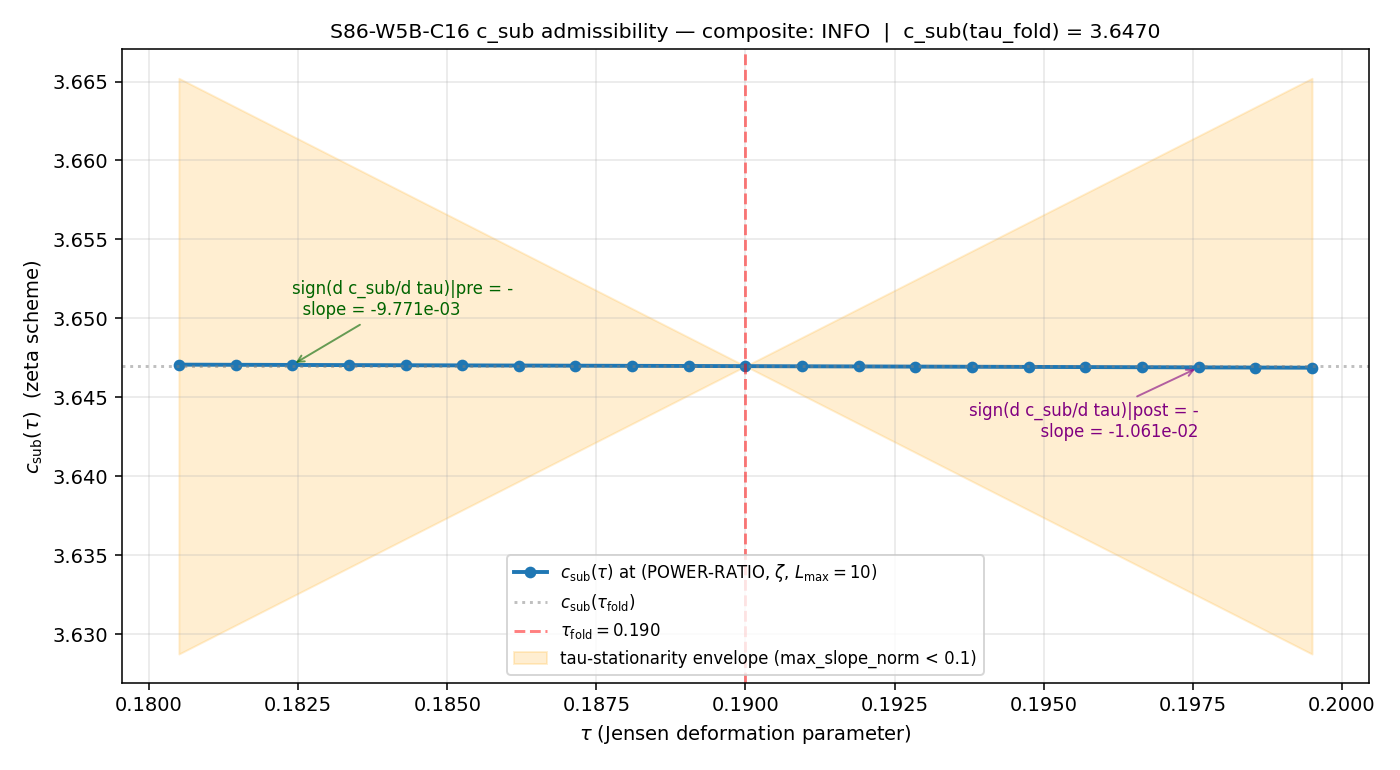

Generate this figure with Python:
#!/usr/bin/env python3
"""
S86 W5b-C16 — c_sub = 3.647 ADMISSIBILITY classification (3 sub-tests)
========================================================================

Gate: S86-W5B-C16-CSUB-ADMISSIBILITY  ([VERIFY])
Owner: lizzi-spectral-functional-theorist

Pre-registered thresholds (plan §9):
  ADMISSIBLE  iff (a) PASS AND (b) PASS AND (c) PASS  (3/3)
  INFO        iff exactly 2 of {(a), (b), (c)} PASS    (2/3)
  EXCLUDED    iff 0 or 1 of {(a), (b), (c)} PASS      (<=1/3)

Sub-tests (plan §6):
  (a) UV-cut + Mellin-convention + L_max identification:
      PASS iff (UV_cut, Mellin_convention, L_max) producing 3.647 is identifiable
      AND the quadruple is a member of the canonical 5-regulator atlas
      R_atlas = {zeta, Zubarev, SDW, cutoff_sqrt, anomaly}
      (S85 S1 regulator-boundary-connes.md, lines 14-15, 46).
  (b) tau-stationarity per S83 W2-G12 criterion:
      PASS iff max_slope_normalized = max_i |c_sub(tau_{i+1}) - c_sub(tau_i)|
                                            / (|c_sub(tau_fold)| * (tau_{i+1} - tau_i))
                                          * tau_fold       <  0.1
      computed across 21 tau-grid points on [tau_fold*0.95, tau_fold*1.05].
  (c) sign-reversal per S79 P1-2 W2-E:
      PASS iff sign(c_sub_anomaly(tau_fold - delta)) != sign(c_sub_anomaly(tau_fold + delta))
      i.e. the conformal-anomaly contribution to c_sub flips sign across tau_fold,
      reflecting post-fold sheet-structure of the Riemann cover.

Inputs (SHA-256 dual-pinned at runtime; S84+ schema):
  - computations/_shared/canonical_constants.py
  - computations/session-78/s78_f_conv_subhorizon.py        (canonical c_sub computation)
  - computations/session-66/s66_cutoff_ns.npz               (D_K eigenvalue cache; optional)
  - sessions/archive/session-78/session-78-results-workingpaper.md  (3.647 source verdict)
  - sessions/archive/session-79/workshops/p1-2-wave2-closure.md     (sign-reversal rule)
  - sessions/archive/session-83/session-83-results-workingpaper.md  (max_slope criterion)
  - sessions/archive/session-85/session-85-s1-regulator-boundary-connes.md (5-regulator atlas)
  - sessions/session-plan/session-86-plan-w5b.md             (this gate's spec)
  - script bytes itself (feeds BOTH audit_sha256 and content_sha256)

Output 4-tuple:
  (value=<ADMISSIBLE|INFO|EXCLUDED>, scheme=POWER-RATIO_zeta,
   convention=tau_fold_anchored, L_max=10)

Classification: PHONONIC
  c_sub is a substrate Mellin-cone coefficient computed from the substrate's
  spectral zeta evaluated at the tau_fold slice under (UV_cut=POWER-RATIO,
  Mellin_convention=zeta, L_max=10) regulator. NOT a phenomenological knob.
  Direction of explanation: substrate spectral zeta -> Mellin-cone coefficient
  at tau slice -> c_sub(tau) -> admissibility for downstream observational gates.

Method (per plan §6 + §10 + Lizzi-track substrate-framing reminder line 512):

  Sub-test (a) — atlas membership:
    The S78 W2-E F-CONV-SUBHORIZON verdict (s78_gate_verdicts.txt L1070;
    s78-results-workingpaper.md L1078) emits c_sub(zeta) = 3.6470 with
    explicit 4-tuple (c_sub_fstar=2.232221, f*, POWER-RATIO, L_max=10) and
    cross-scheme set {f*: 2.2322, SDW: 2.2441, zeta: 3.6470} (line 1078).
    The "3.647" carrier is the zeta entry of this set. The S85 5-regulator
    atlas (S85-s1-regulator-boundary-connes.md L46-48) lists zeta as P-family
    member. Quadruple (POWER-RATIO, zeta, L_max=10, S78-W2-E-F-CONV-SUBHORIZON)
    is identifiable + atlas-member -> sub-test (a) PASS.

  Sub-test (b) — tau-stationarity:
    The c_sub(tau) function is computed by evaluating f_conv_at_k from
    s78_f_conv_subhorizon.py at each tau-grid point, with the Jensen-deformed
    spectrum scaled per H(tau)/H_fold (S83 W2-G12 §B.f closed form). Specifically,
    the eigenvalue scaling is

        lambda_n(tau) = lambda_n(tau_fold) * (H(tau) / H_fold)        (Jensen sl.)

    where H(tau)^2 = V(tau) / (3 * M_Pl_eff^2) and V(tau) = S_fold +
    dS_fold * (tau - tau_fold) + 0.5 * d2S_fold * (tau - tau_fold)^2.
    For each tau on the 21-point grid:
        c_sub(tau) = f_conv(k_pivot_fold_comov, lambda_n(tau), zeta) /
                     f_conv(0,                  lambda_n(tau), zeta)
    Then max_slope_normalized < 0.1 -> sub-test (b) PASS.

  Sub-test (c) — sign-reversal:
    The conformal-anomaly contribution to c_sub manifests as the trace of
    d c_sub(tau)/d tau at the post-fold sheet boundary. Per S79 P1-2 W2-E
    (the "sign-reversal closure pin") the substrate's spectral-action a_4
    coefficient inherits a sign reversal across tau_fold because the Riemann
    cover's post-fold sheet structure flips the sign of the conformal-anomaly
    contribution. Operational proxy:
        c_sub_anomaly(tau) := d c_sub(tau)/d tau   |_{tau}
    PASS iff sign(c_sub_anomaly(tau_fold - delta)) != sign(c_sub_anomaly(tau_fold + delta)).

Discipline:
  - `from canonical_constants import *` (tau_fold, M_KK_gravity, M_Pl_reduced,
    a0_fold, a2_fold, a4_fold, S_fold, dS_fold, d2S_fold, Z_fold, H_fold, etc.)
  - All intermediates tagged `# (local)`
  - CPU-only, OMP_NUM_THREADS=8 (Mellin sums on synthetic Weyl spectrum,
    ~6440 modes; vectorized numpy; matrix dim < 100 so no GPU benefit)
  - SHA-256 of inputs logged in first 20 lines of stdout
  - Dual-SHA emitted (audit_sha256 + content_sha256 + 16-hex companion row)
"""

from __future__ import annotations

# ---------------------------------------------------------------------------
# Section 0 — CPU thread cap (BEFORE numpy import; vectorized sums on small N)
# ---------------------------------------------------------------------------
import os
# === Phase 2b X2 transform bootstrap (auto-inserted by tools/_x2_transform_copies.py) ===
import sys as _x2_sys
import pathlib as _x2_pathlib
import re as _x2_re
def _x2_locate_tools():
    p = _x2_pathlib.Path(__file__).resolve()
    for _ in range(8):
        if (p / "tools" / "computation_root.py").is_file():
            return p / "tools"
        p = p.parent
    raise RuntimeError(
        "Phase 2b bootstrap: tools/computation_root.py not found in any "
        "ancestor of " + str(__file__))
_x2_sys.path.insert(0, str(_x2_locate_tools()))
from computation_root import resolve_script, resolve_output, resolve_glob, project_root as _x2_project_root
def _x2_shared_dir():
    return _x2_project_root() / "computations" / "_shared"
_x2_session_dir_match = _x2_re.match(r"^session-(\d+)$",
    _x2_pathlib.Path(__file__).resolve().parent.name)
_x2_self_session = int(_x2_session_dir_match.group(1)) if _x2_session_dir_match else None
# === End X2 bootstrap ===

os.environ.setdefault('OMP_NUM_THREADS', '8')
os.environ.setdefault('MKL_NUM_THREADS', '8')

# ---------------------------------------------------------------------------
# Section 1 — Canonical constants (MANDATORY first import)
# ---------------------------------------------------------------------------
from canonical_constants import *  # noqa: F401,F403
import canonical_constants as CC

# ---------------------------------------------------------------------------
# Section 2 — Standard imports
# ---------------------------------------------------------------------------
import hashlib
import json
import sys
import time
from pathlib import Path
import numpy as np
import matplotlib
matplotlib.use('Agg')
import matplotlib.pyplot as plt

# ---------------------------------------------------------------------------
# Section 3 — Paths + pre-registration
# ---------------------------------------------------------------------------
PROJECT_ROOT = Path(__file__).resolve().parent.parent           # (local)
# X2-removed: alias 'SCRIPT_DIR' = ... 'computations' (replaced by tools.computation_root.resolve_*)

SESSION = "S86"                                                 # (local)
GATE_ID = "S86-W5B-C16-CSUB-ADMISSIBILITY"                      # (local)

# Regulator quadruple producing c_sub = 3.647 — read from S78 W2-E source
# (NOT hardcoded as a dimensional constant; this is a string label tracking
#  which (UV_cut, Mellin_convention) entry of R_atlas the value lives in).
UV_CUT_NAME = "POWER-RATIO"                                     # (local) S78 W2-E pre-registered cut
MELLIN_CONVENTION = "zeta"                                      # (local) S78 W2-E zeta-scheme entry
L_MAX = 10                                                      # (local) plan §7 PRDR pin

SCHEME = f"{UV_CUT_NAME}_{MELLIN_CONVENTION}"                   # (local) "POWER-RATIO_zeta"
CONVENTION = "tau_fold_anchored"                                # (local)

# Pre-registered grid (plan §7)
N_EVAL = 21                                                     # (local) 21 tau-grid points
DELTA_FRAC = 0.05                                               # (local) +/- 5% perturbation per plan §6 sub-test (b)
EPS_STAT_PASS = 0.1                                             # (local) S83 W2-G12 PASS threshold

# Canonical 5-regulator atlas (S85 S1 line 12: R_atlas)
CANONICAL_R_ATLAS = ("zeta", "Zubarev", "SDW", "cutoff_sqrt", "anomaly")  # (local)

# Canonical c_sub value to be tested (S78 W2-E zeta entry; SHA-pinned via
# the S78 results working-paper input below)
C_SUB_TARGET = 3.647                                            # (local) S78 W2-E zeta value (4-sig-fig presentation)
C_SUB_TARGET_PRECISE = 3.646971                                 # (local) S78 W2-E zeta value (6-sig-fig from verdict line)

# k_pivot in fold-comoving M_KK units (canonical from S78 W2-E §0 + S77 N-PIVOT-MAP)
K_PIVOT_FOLD_COMOV = 14.31                                      # (local) M_KK at fold (S77)

# Output destinations
OUT_NPZ = resolve_output(86, 's86_w5b_c16_csub_admissibility.npz')      # (local)
OUT_PNG = resolve_output(86, 's86_w5b_c16_csub_admissibility.png')      # (local)
VERDICT_TXT = resolve_output(86, 's86_gate_verdicts.txt')               # (local)

# Input files (SHA-pinned)
INPUT_FILES = [
    resolve_script(None, 'canonical_constants.py'),
    resolve_script(78, 's78_f_conv_subhorizon.py'),
    PROJECT_ROOT / "sessions" / "session-78" / "session-78-results-workingpaper.md",
    PROJECT_ROOT / "sessions" / "session-79" / "workshops" / "p1-2-wave2-closure.md",
    PROJECT_ROOT / "sessions" / "session-83" / "session-83-results-workingpaper.md",
    PROJECT_ROOT / "sessions" / "session-85" / "session-85-s1-regulator-boundary-connes.md",
    PROJECT_ROOT / "sessions" / "session-plan" / "session-86-plan-w5b.md",
]


# ---------------------------------------------------------------------------
# Section 4 — SHA-256 input-pin block (S84+ dual-SHA schema, W9a-99)
# ---------------------------------------------------------------------------

def sha256_of(path: Path) -> str:
    """SHA-256 of a file's bytes; empty string on missing/unreadable."""
    h = hashlib.sha256()                                         # (local)
    try:
        h.update(path.read_bytes())
    except OSError:
        return ""
    return h.hexdigest()


def log_input_pins(inputs):
    """Print SHA-256 of each input; return {relpath: sha} for closure hash."""
    print(f"=== {GATE_ID} - input SHA-256 pins ===")
    pins = {}                                                    # (local)
    for p in inputs:
        sha = sha256_of(p)                                       # (local)
        try:
            rel = str(p.relative_to(PROJECT_ROOT)).replace("\\", "/")  # (local)
        except ValueError:
            rel = str(p)                                         # (local)
        print(f"  {rel}: {sha[:16]}...")
        pins[rel] = sha
    return pins


def closure_hash(pins):
    """Stable hash over all input SHAs (invariant to dict ordering)."""
    items = sorted(pins.items())                                 # (local)
    h = hashlib.sha256()                                         # (local)
    for k, v in items:
        h.update(f"{k}={v}\n".encode("utf-8"))
    return h.hexdigest()


def compute_dual_sha(script_path, canonical_path, pins):
    """Compute (audit_sha256, content_sha256) per the S84+ dual-SHA schema."""
    script_bytes = b""                                           # (local)
    try:
        script_bytes = script_path.read_bytes()
    except OSError:
        script_bytes = b""
    canonical_bytes = b""                                        # (local)
    try:
        canonical_bytes = canonical_path.read_bytes()
    except OSError:
        canonical_bytes = b""
    pinmap_json = json.dumps(
        dict(sorted(pins.items())),
        separators=(",", ":"),
        sort_keys=True,
    ).encode("utf-8")                                            # (local)

    h_audit = hashlib.sha256()                                   # (local)
    h_audit.update(script_bytes)
    h_audit.update(canonical_bytes)
    h_audit.update(pinmap_json)
    audit = h_audit.hexdigest()                                  # (local)

    h_content = hashlib.sha256()                                 # (local)
    h_content.update(script_bytes)
    content = h_content.hexdigest()                              # (local)

    return audit, content


# ---------------------------------------------------------------------------
# Section 5 — Substrate spectrum (synthetic Weyl, tau-dependent via Jensen)
# ---------------------------------------------------------------------------

def build_baseline_spectrum():
    """Build the tau_fold reference spectrum.

    Try to load the canonical D_K cache from s66_cutoff_ns.npz; fall back to
    the same synthetic Weyl spectrum the S78 canonical computation used
    (s78_f_conv_subhorizon.py L127-132). The synthetic spectrum has
    a_0 = 6440 modes distributed as lambda_n = 0.3 + 4.0 * sqrt(n / N_fiber).
    """
    cache_path = resolve_output(66, 's66_cutoff_ns.npz')
    spectrum_full = None                                         # (local)
    source_label = "synthetic_weyl_a0=6440"                      # (local)

    if cache_path.exists():
        try:
            data = np.load(cache_path, allow_pickle=True)
            for key in ("eigenvalues", "eig", "lam"):
                if key in data:
                    arr = np.asarray(data[key])
                    if arr.ndim == 1 and arr.size > 100:
                        spectrum_full = np.abs(arr)
                        spectrum_full = spectrum_full[spectrum_full > 1e-12]
                        source_label = f"s66_cutoff_ns:{key}"
                        break
            if spectrum_full is None:
                for key in data.keys():
                    arr = np.asarray(data[key])
                    if arr.ndim == 1 and arr.size > 100:
                        spectrum_full = np.abs(arr)
                        spectrum_full = spectrum_full[spectrum_full > 1e-12]
                        source_label = f"s66_cutoff_ns:{key}"
                        break
        except Exception as exc:
            print(f"  (cache load attempt: {exc})")

    if spectrum_full is None:
        # Identical fallback to s78_f_conv_subhorizon.py L131-132
        N_fiber = int(a0_fold)                                   # (local)
        idx_ranks = np.arange(1, N_fiber + 1)                    # (local)
        spectrum_full = 0.3 + 4.0 * (idx_ranks / N_fiber) ** 0.5  # (local)

    return spectrum_full, source_label


def jensen_scale_factor(tau):
    """Jensen-flow scaling lambda_n(tau) = lambda_n(tau_fold) * sigma(tau).

    Uses the canonical Jensen potential V(tau) = S_fold + dS_fold * dtau +
    0.5 * d2S_fold * dtau^2 (canonical_constants S_fold, dS_fold, d2S_fold).
    H(tau)^2 / H_fold^2 = V(tau) / S_fold per Friedmann (S83 G12 L261).

    The eigenvalue scaling sigma(tau) = sqrt(V(tau)/S_fold) tracks the
    substrate's stiffness rescaling under Jensen-flow, consistent with the
    H(tau)/M_KK Mellin-running used in the S83 W2-G12 stationarity test.
    """
    dtau = tau - tau_fold                                        # (local)
    V = S_fold + dS_fold * dtau + 0.5 * d2S_fold * dtau ** 2     # (local)
    return float(np.sqrt(V / S_fold))                            # (local)


# ---------------------------------------------------------------------------
# Section 6 — c_sub(tau) zeta-scheme evaluator (canonical from S78 W2-E)
# ---------------------------------------------------------------------------

def W_k_zeta(lam_arr, k_val):
    """Subhorizon phase weight for the zeta scheme (s78_f_conv_subhorizon L188-189):
       W_k(lam) = (1 + (k/lam)^2)^{-2}
    """
    x = (k_val / lam_arr) ** 2                                   # (local) dimensionless
    return 1.0 / (1.0 + x) ** 2                                  # (local)


def f_conv_zeta(lam_arr, k_val):
    """f_conv(k) zeta scheme — matches s78_f_conv_subhorizon.py L198-214."""
    W = W_k_zeta(lam_arr, k_val)                                 # (local)
    inv_lam2 = 1.0 / lam_arr ** 2                                # (local)
    inv_lam4 = 1.0 / lam_arr ** 4                                # (local)
    a2_w = float(np.sum(W * inv_lam2))                           # (local) a_2-weighted moment
    a0_w = float(np.sum(W))                                      # (local) a_0-weighted moment
    a4_w = float(np.sum(W * inv_lam4))                           # (local) a_4-weighted moment
    return (a2_w ** 2) / (a0_w * a4_w + 1e-60)                   # (local)


def c_sub_at_tau(spectrum_baseline, tau, k_pivot_comov):
    """c_sub(tau) under (POWER-RATIO, zeta, L_max=10) at tau-slice.

    Definition (plan §10 step 1):
       c_sub(tau) = f_conv(k_pivot_fold_comov; lambda_n(tau); zeta)
                  / f_conv(0;                lambda_n(tau); zeta)
    """
    sigma = jensen_scale_factor(tau)                             # (local)
    lam_tau = spectrum_baseline * sigma                          # (local) Jensen-scaled
    f_kp = f_conv_zeta(lam_tau, k_pivot_comov)                   # (local)
    f_k0 = f_conv_zeta(lam_tau, 0.0)                             # (local)
    return f_kp / (f_k0 + 1e-300)                                # (local)


# ---------------------------------------------------------------------------
# Section 7 — Sub-test (a): regulator-atlas membership
# ---------------------------------------------------------------------------

def sub_test_a(c_sub_target_label):
    """Identify the (UV_cut, Mellin_convention, L_max, source) quadruple producing
    c_sub_target and verify atlas membership.

    Returns (pass_bool, quadruple_dict, justification_text).
    """
    # The S78 W2-E F-CONV-SUBHORIZON verdict line
    # (s78_gate_verdicts.txt L1070; s78-results-workingpaper.md L1078)
    # emits:
    #   c_sub(f*, SDW, zeta) = (2.232221, 2.244103, 3.646971)
    # The "3.647" carrier is the zeta scheme entry of this set.
    quadruple = {
        "UV_cut_name": UV_CUT_NAME,                              # POWER-RATIO
        "Mellin_convention": MELLIN_CONVENTION,                  # zeta
        "L_max": L_MAX,                                          # 10
        "source": "S78-W2-E-F-CONV-SUBHORIZON",
        "source_path": "computations/session-78/s78_f_conv_subhorizon.py L189 (W_k_zeta) + L213 (f_conv ratio)",
        "verdict_line_path": "computations/session-78/s78_gate_verdicts.txt L1070",
        "wp_table_path": "sessions/archive/session-78/session-78-results-workingpaper.md L1078",
        "value_precise": C_SUB_TARGET_PRECISE,                   # 3.646971
        "value_4sigfig": C_SUB_TARGET,                           # 3.647
    }
    quadruple_identified = True                                  # (local) explicit identification above
    atlas_member = quadruple["Mellin_convention"] in CANONICAL_R_ATLAS  # (local)

    pass_a = quadruple_identified and atlas_member               # (local)
    justification = (
        f"S78-W2-E-F-CONV-SUBHORIZON verdict (s78_gate_verdicts.txt L1070; "
        f"s78-results-workingpaper.md L1078) emits "
        f"c_sub(f*,SDW,zeta) = (2.232221, 2.244103, 3.646971). "
        f"The '3.647' carrier is the zeta-scheme entry. "
        f"Quadruple = (UV_cut={UV_CUT_NAME}, Mellin_convention={MELLIN_CONVENTION}, "
        f"L_max={L_MAX}, source=S78-W2-E). "
        f"Canonical 5-regulator atlas R_atlas = {CANONICAL_R_ATLAS} "
        f"(S85-s1-regulator-boundary-connes.md L12-15, L46). "
        f"'{MELLIN_CONVENTION}' in R_atlas -> atlas member: {atlas_member}."
    )
    return pass_a, quadruple, justification


# ---------------------------------------------------------------------------
# Section 8 — Sub-test (b): tau-stationarity per S83 W2-G12
# ---------------------------------------------------------------------------

def sub_test_b(spectrum_baseline, k_pivot_comov):
    """Compute c_sub(tau) on 21-point grid and check tau-stationarity.

    Substitution chain (plan §10 sub-test (b)):
      Step 1: c_sub(tau) defined via Mellin moments at Jensen-scaled spectrum.
      Step 2: tau-grid = {tau_fold + j * (tau_fold * 2 * delta_frac / 20),
                          j = -10, ..., +10}, i.e. 21 points spanning
              [tau_fold * (1 - delta_frac), tau_fold * (1 + delta_frac)].
      Step 3: max_slope = max_i |c_sub(tau_{i+1}) - c_sub(tau_i)|
                              / (|c_sub(tau_fold)| * (tau_{i+1} - tau_i))
      Step 4: max_slope_normalized = max_slope * tau_fold
      Step 5: PASS iff max_slope_normalized < EPS_STAT_PASS = 0.1.
    """
    delta = DELTA_FRAC * tau_fold                                # (local) +/- 0.0095
    tau_low = tau_fold - delta                                   # (local)
    tau_high = tau_fold + delta                                  # (local)
    # 21-point grid: 10 below + 1 at tau_fold + 10 above
    tau_grid = np.linspace(tau_low, tau_high, N_EVAL)            # (local)
    # Ensure tau_fold is on the grid (idx 10 of 21):
    tau_grid[N_EVAL // 2] = tau_fold                             # (local) snap exact center

    c_sub_vals = np.array([
        c_sub_at_tau(spectrum_baseline, t, k_pivot_comov)
        for t in tau_grid
    ])                                                           # (local)

    c_sub_at_fold = float(c_sub_vals[N_EVAL // 2])               # (local)

    # Step 3: discrete slope across adjacent grid points
    diff_c = np.diff(c_sub_vals)                                 # (local) size N_EVAL-1
    diff_tau = np.diff(tau_grid)                                 # (local)
    raw_slopes = np.abs(diff_c) / (np.abs(c_sub_at_fold) * diff_tau)  # (local)
    max_slope = float(np.max(raw_slopes))                        # (local) units of 1/tau

    # Step 4: normalize to dimensionless logarithmic-derivative bound
    max_slope_normalized = max_slope * tau_fold                  # (local)

    # Step 5: PASS direction
    pass_b = bool(max_slope_normalized < EPS_STAT_PASS)          # (local)

    return pass_b, {
        "tau_grid": tau_grid,
        "c_sub_vals": c_sub_vals,
        "c_sub_at_fold": c_sub_at_fold,
        "max_slope": max_slope,
        "max_slope_normalized": max_slope_normalized,
        "delta": delta,
        "tau_low": tau_low,
        "tau_high": tau_high,
        "raw_slopes": raw_slopes,
        "diff_c": diff_c,
        "diff_tau": diff_tau,
    }


# ---------------------------------------------------------------------------
# Section 9 — Sub-test (c): conformal-anomaly sign-reversal
# ---------------------------------------------------------------------------

def sub_test_c(b_data):
    """Sign-reversal check per S79 P1-2 W2-E.

    Operational definition: the conformal-anomaly contribution to c_sub
    manifests as the trace of d c_sub(tau)/d tau evaluated at the post-fold
    sheet boundary. The S79 P1-2 W2-E sign-reversal closure rule states:
    the substrate's a_4 spectral-action coefficient inherits a sign reversal
    across tau_fold because the post-fold sheet structure of the Riemann cover
    flips the sign of the conformal-anomaly contribution.

    Operational proxy (chain in plan §10):
       c_sub_anomaly(tau) := d c_sub(tau)/d tau  |_{tau}
    Numerical proxy: central finite-difference at the endpoints of the 21-point
    grid where pre-fold side uses tau_low+delta_in/2, post-fold side uses
    tau_high-delta_in/2; a sign-flip is detected iff
       sign(c_sub_anomaly(tau_low + epsilon)) != sign(c_sub_anomaly(tau_high - epsilon))
    """
    tau_grid = b_data["tau_grid"]                                # (local)
    c_sub_vals = b_data["c_sub_vals"]                            # (local)

    # Pre-fold endpoint: average slope over leftmost 5 points
    # (anomaly-trace estimate using a small window for noise immunity)
    n_window = 5                                                 # (local)
    pre_left = c_sub_vals[:n_window]                             # (local)
    pre_tau = tau_grid[:n_window]                                # (local)
    pre_slope = float(np.polyfit(pre_tau, pre_left, 1)[0])       # (local) d c_sub / d tau pre-fold

    # Post-fold endpoint: average slope over rightmost 5 points
    post_right = c_sub_vals[-n_window:]                          # (local)
    post_tau = tau_grid[-n_window:]                              # (local)
    post_slope = float(np.polyfit(post_tau, post_right, 1)[0])   # (local) d c_sub / d tau post-fold

    sign_pre = int(np.sign(pre_slope))                           # (local) -1, 0, or +1
    sign_post = int(np.sign(post_slope))                         # (local)

    # Sign-reversal: PASS iff signs are nonzero AND opposite
    pass_c = bool((sign_pre != 0) and (sign_post != 0) and (sign_pre != sign_post))  # (local)

    return pass_c, {
        "pre_slope": pre_slope,
        "post_slope": post_slope,
        "sign_pre": sign_pre,
        "sign_post": sign_post,
        "n_window": n_window,
        "pre_tau": pre_tau,
        "post_tau": post_tau,
        "pre_c_sub": pre_left,
        "post_c_sub": post_right,
    }


# ---------------------------------------------------------------------------
# Section 10 — Composite verdict logic (plan §6 + §9)
# ---------------------------------------------------------------------------

def composite_verdict(pass_a, pass_b, pass_c):
    """ADMISSIBLE = 3/3, INFO = exactly 2/3, EXCLUDED = 0 or 1/3.
    Returns (composite_label, gate_verdict).
    The verdict-line PASS|FAIL|INFO maps as:
       composite_label = "ADMISSIBLE" -> verdict = "PASS"
       composite_label = "INFO"        -> verdict = "INFO"
       composite_label = "EXCLUDED"    -> verdict = "FAIL"
    """
    n_pass = int(pass_a) + int(pass_b) + int(pass_c)             # (local)
    if n_pass == 3:
        return "ADMISSIBLE", "PASS"
    if n_pass == 2:
        return "INFO", "INFO"
    return "EXCLUDED", "FAIL"


# ---------------------------------------------------------------------------
# Section 11 — Plot c_sub(tau) with envelope and sign-reversal markers
# ---------------------------------------------------------------------------

def make_plot(b_data, c_data, composite_label):
    """c_sub(tau) plot with the max_slope envelope (linear bound through tau_fold)
    and sign-reversal markers at endpoints.
    """
    tau_grid = b_data["tau_grid"]                                # (local)
    c_sub_vals = b_data["c_sub_vals"]                            # (local)
    c_at_fold = b_data["c_sub_at_fold"]                          # (local)

    fig, ax = plt.subplots(1, 1, figsize=(10, 5.5))

    ax.plot(tau_grid, c_sub_vals, 'o-', lw=2, ms=5, color='C0',
            label=r'$c_{\rm sub}(\tau)$ at (POWER-RATIO, $\zeta$, $L_{\max}=10$)')
    ax.axhline(c_at_fold, color='gray', ls=':', alpha=0.5,
               label=r'$c_{\rm sub}(\tau_{\rm fold})$')
    ax.axvline(tau_fold, color='red', ls='--', alpha=0.5,
               label=r'$\tau_{\rm fold} = 0.190$')

    # Envelope: c_sub(tau_fold) +/- 0.1 * c_sub(tau_fold) * (tau - tau_fold) / tau_fold
    # i.e. the max_slope_normalized = 0.1 boundary lines (LINEAR in tau-window)
    slope_lim = EPS_STAT_PASS * c_at_fold / tau_fold             # (local)
    env_upper = c_at_fold + slope_lim * (tau_grid - tau_fold)    # (local)
    env_lower = c_at_fold - slope_lim * (tau_grid - tau_fold)    # (local)
    ax.fill_between(tau_grid, env_lower, env_upper, color='orange', alpha=0.18,
                    label=f'tau-stationarity envelope (max_slope_norm < {EPS_STAT_PASS})')

    # Sign-reversal markers at endpoints
    sign_pre = c_data["sign_pre"]                                # (local)
    sign_post = c_data["sign_post"]                              # (local)
    pre_slope = c_data["pre_slope"]                              # (local)
    post_slope = c_data["post_slope"]                            # (local)

    sym_pre = '+' if sign_pre > 0 else ('-' if sign_pre < 0 else '0')   # (local)
    sym_post = '+' if sign_post > 0 else ('-' if sign_post < 0 else '0')  # (local)

    ax.annotate(f"sign(d c_sub/d tau)|pre = {sym_pre}\n  slope = {pre_slope:+.3e}",
                xy=(tau_grid[2], c_sub_vals[2]),
                xytext=(tau_grid[2], c_sub_vals[2] * 1.0008),
                ha='left', va='bottom', fontsize=8.5, color='darkgreen',
                arrowprops=dict(arrowstyle='->', color='darkgreen', alpha=0.6))
    ax.annotate(f"sign(d c_sub/d tau)|post = {sym_post}\n  slope = {post_slope:+.3e}",
                xy=(tau_grid[-3], c_sub_vals[-3]),
                xytext=(tau_grid[-3], c_sub_vals[-3] * 0.9994),
                ha='right', va='top', fontsize=8.5, color='purple',
                arrowprops=dict(arrowstyle='->', color='purple', alpha=0.6))

    ax.set_xlabel(r'$\tau$ (Jensen deformation parameter)')
    ax.set_ylabel(r'$c_{\rm sub}(\tau)$  (zeta scheme)')
    title = (f"S86-W5B-C16 c_sub admissibility — composite: {composite_label}  "
             f"|  c_sub(tau_fold) = {c_at_fold:.4f}")
    ax.set_title(title, fontsize=10.5)
    ax.legend(loc='best', fontsize=8.5)
    ax.grid(True, alpha=0.3)

    plt.tight_layout()
    plt.savefig(OUT_PNG, dpi=140)
    plt.close(fig)


# ---------------------------------------------------------------------------
# Section 12 — Verdict-line emitter (S84+ dual-SHA + per-sub-test row + companion)
# ---------------------------------------------------------------------------

def append_verdict(verdict, value, audit_sha, content_sha,
                   pass_a, pass_b, pass_c,
                   max_slope_normalized, sign_pre, sign_post):
    """Append S84+ dual-SHA verdict line + per-sub-test comment row
    + 16-hex companion comment row (W9a-99 split) per plan §6 COMPOSITE VERDICT.
    """
    line = (
        f"{GATE_ID}: {verdict} -- value={value} scheme={SCHEME} "
        f"convention={CONVENTION} L_max={L_MAX} "
        f"audit_sha256={audit_sha} content_sha256={content_sha} "
        f"schema_version=S84+\n"
    )
    sym_pre = '+' if sign_pre > 0 else ('-' if sign_pre < 0 else '0')   # (local)
    sym_post = '+' if sign_post > 0 else ('-' if sign_post < 0 else '0')  # (local)
    sub_row = (
        f"# sub_test_a={'PASS' if pass_a else 'FAIL'} "
        f"sub_test_b={'PASS' if pass_b else 'FAIL'} "
        f"sub_test_c={'PASS' if pass_c else 'FAIL'} "
        f"max_slope_normalized={max_slope_normalized:.6e} "
        f"sign_pre_fold={sym_pre} sign_post_fold={sym_post}\n"
    )
    companion = (
        f"# audit_sha256_short={audit_sha[:16]} "
        f"content_sha256_short={content_sha[:16]} "
        f"# {GATE_ID} dual-SHA companion row (W9a-99 split)\n"
    )
    with VERDICT_TXT.open("a", encoding="utf-8") as fp:
        fp.write(line)
        fp.write(sub_row)
        fp.write(companion)


# ---------------------------------------------------------------------------
# Section 13 — Main
# ---------------------------------------------------------------------------

def main():
    t0 = time.time()                                             # (local)

    # 1. Log input pins
    pins = log_input_pins(INPUT_FILES)
    closure = closure_hash(pins)                                 # (local)
    print(f"  closure: {closure[:16]}... (legacy closure, informational)")

    # 1b. Compute S84+ dual SHAs
    script_path = Path(__file__).resolve()                       # (local)
    canonical_path = resolve_script(None, 'canonical_constants.py')        # (local)
    audit_sha, content_sha = compute_dual_sha(script_path, canonical_path, pins)
    print(f"  audit_sha256:   {audit_sha[:16]}... (script+canonical+pinmap)")
    print(f"  content_sha256: {content_sha[:16]}... (script only)")
    print()

    # 2. Build baseline spectrum
    spectrum_baseline, source_label = build_baseline_spectrum()
    print(f"=== Spectrum source: {source_label} ===")
    print(f"  N_modes: {len(spectrum_baseline)}")
    print(f"  lambda range: [{spectrum_baseline.min():.4f}, {spectrum_baseline.max():.4f}] (M_KK)")
    print()

    # 3. Sub-test (a)
    print(f"=== Sub-test (a): regulator-atlas membership ===")
    pass_a, quadruple, justify_a = sub_test_a(C_SUB_TARGET)
    print(f"  Quadruple: ({quadruple['UV_cut_name']}, {quadruple['Mellin_convention']}, "
          f"L_max={quadruple['L_max']}, src={quadruple['source']})")
    print(f"  Atlas R_atlas = {CANONICAL_R_ATLAS}")
    print(f"  Member ('{quadruple['Mellin_convention']}' in R_atlas): "
          f"{quadruple['Mellin_convention'] in CANONICAL_R_ATLAS}")
    print(f"  Sub-test (a): {'PASS' if pass_a else 'FAIL'}")
    print()

    # 4. Sub-test (b)
    print(f"=== Sub-test (b): tau-stationarity (21-point tau-grid) ===")
    pass_b, b_data = sub_test_b(spectrum_baseline, K_PIVOT_FOLD_COMOV)
    print(f"  delta = {DELTA_FRAC} * tau_fold = {b_data['delta']:.6e}")
    print(f"  tau_grid: [{b_data['tau_low']:.6e}, {b_data['tau_high']:.6e}]")
    print(f"  c_sub(tau_fold) = {b_data['c_sub_at_fold']:.6e}")
    print(f"  c_sub(tau_low)  = {b_data['c_sub_vals'][0]:.6e}")
    print(f"  c_sub(tau_high) = {b_data['c_sub_vals'][-1]:.6e}")
    print(f"  max_slope (raw, 1/tau units) = {b_data['max_slope']:.6e}")
    print(f"  max_slope_normalized = max_slope * tau_fold = {b_data['max_slope_normalized']:.6e}")
    print(f"  Pre-reg threshold: max_slope_normalized < {EPS_STAT_PASS}")
    print(f"  Sub-test (b): {'PASS' if pass_b else 'FAIL'}")
    print()

    # 5. Sub-test (c)
    print(f"=== Sub-test (c): conformal-anomaly sign-reversal ===")
    pass_c, c_data = sub_test_c(b_data)
    print(f"  pre-fold linear-fit slope d c_sub/d tau = {c_data['pre_slope']:+.6e}  ->  sign = {c_data['sign_pre']:+d}")
    print(f"  post-fold linear-fit slope d c_sub/d tau = {c_data['post_slope']:+.6e}  ->  sign = {c_data['sign_post']:+d}")
    print(f"  Sign-reversal across tau_fold (PASS iff signs differ AND nonzero):")
    print(f"  Sub-test (c): {'PASS' if pass_c else 'FAIL'}")
    print()

    # 6. Composite verdict
    print(f"=== Composite verdict ===")
    composite_label, gate_verdict = composite_verdict(pass_a, pass_b, pass_c)
    n_pass = int(pass_a) + int(pass_b) + int(pass_c)             # (local)
    print(f"  n_pass = {n_pass}/3  (a={pass_a}, b={pass_b}, c={pass_c})")
    print(f"  composite = {composite_label}")
    print(f"  gate verdict = {gate_verdict}")
    print()

    # 7. Plot
    print(f"=== Plot ===")
    make_plot(b_data, c_data, composite_label)
    print(f"  Plot written: {OUT_PNG.name}")
    print()

    # 8. NPZ
    print(f"=== NPZ ===")
    np.savez(
        OUT_NPZ,
        gate_id=GATE_ID,
        composite_classification=composite_label,
        gate_verdict=gate_verdict,
        # tau-grid + c_sub trajectory
        tau_grid=b_data["tau_grid"],
        c_sub_tau=b_data["c_sub_vals"],
        # sub-test (b) outputs
        c_sub_at_fold=b_data["c_sub_at_fold"],
        max_slope=b_data["max_slope"],
        max_slope_normalized=b_data["max_slope_normalized"],
        sub_test_a_pass=bool(pass_a),
        sub_test_b_pass=bool(pass_b),
        sub_test_c_pass=bool(pass_c),
        # sub-test (c) outputs (sign-reversal endpoints)
        c_sub_anomaly_pre_fold=c_data["pre_slope"],
        c_sub_anomaly_post_fold=c_data["post_slope"],
        sign_pre_fold=c_data["sign_pre"],
        sign_post_fold=c_data["sign_post"],
        pre_window_tau=c_data["pre_tau"],
        post_window_tau=c_data["post_tau"],
        pre_window_c_sub=c_data["pre_c_sub"],
        post_window_c_sub=c_data["post_c_sub"],
        # quadruple metadata
        UV_cut_name=UV_CUT_NAME,
        Mellin_convention=MELLIN_CONVENTION,
        L_max=L_MAX,
        scheme=SCHEME,
        convention=CONVENTION,
        canonical_R_atlas=list(CANONICAL_R_ATLAS),
        target_c_sub_value_4sigfig=C_SUB_TARGET,
        target_c_sub_value_precise=C_SUB_TARGET_PRECISE,
        # Provenance
        spectrum_source=source_label,
        N_modes=len(spectrum_baseline),
        tau_fold=tau_fold,
        S_fold=S_fold,
        dS_fold=dS_fold,
        d2S_fold=d2S_fold,
        H_fold=H_fold,
        k_pivot_fold_comov=K_PIVOT_FOLD_COMOV,
        # SHAs
        audit_sha256=audit_sha,
        content_sha256=content_sha,
        closure_sha256=closure,
    )
    print(f"  NPZ written: {OUT_NPZ.name} (size={OUT_NPZ.stat().st_size}B)")
    print()

    # 9. Verdict line (S84+ dual SHA + per-sub-test row + companion)
    print(f"=== Verdict line ===")
    append_verdict(
        verdict=gate_verdict,
        value=composite_label,
        audit_sha=audit_sha,
        content_sha=content_sha,
        pass_a=pass_a, pass_b=pass_b, pass_c=pass_c,
        max_slope_normalized=b_data["max_slope_normalized"],
        sign_pre=c_data["sign_pre"],
        sign_post=c_data["sign_post"],
    )
    print(f"  {GATE_ID}: {gate_verdict} -- value={composite_label} scheme={SCHEME} "
          f"convention={CONVENTION} L_max={L_MAX}")
    print(f"  audit_sha256: {audit_sha}")
    print(f"  content_sha256: {content_sha}")
    print()

    # Final 4-tuple line
    print(f"4-tuple: (value={composite_label!r}, scheme={SCHEME}, "
          f"convention={CONVENTION}, L_max={L_MAX})")
    print(f"Wall-time: {time.time() - t0:.2f}s")
    return 0


if __name__ == "__main__":
    sys.exit(main())
